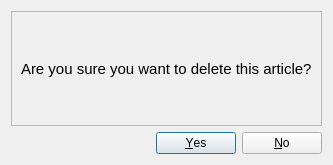
<?xml version="1.0" encoding="UTF-8"?>
<ui version="4.0">
 <class>confirm_deletion</class>
 <widget class="QDialog" name="confirm_deletion">
  <property name="geometry">
   <rect>
    <x>0</x>
    <y>0</y>
    <width>328</width>
    <height>165</height>
   </rect>
  </property>
  <property name="windowTitle">
   <string>Dialog</string>
  </property>
  <layout class="QVBoxLayout" name="verticalLayout_2">
   <item>
    <widget class="QFrame" name="confirm_text">
     <property name="toolTip">
      <string>&lt;html&gt;&lt;head/&gt;&lt;body&gt;&lt;p&gt;&lt;span style=&quot; font-size:16pt; font-weight:700;&quot;&gt;Are you sure you want to delete this article?&lt;/span&gt;&lt;/p&gt;&lt;/body&gt;&lt;/html&gt;</string>
     </property>
     <property name="frameShape">
      <enum>QFrame::StyledPanel</enum>
     </property>
     <property name="frameShadow">
      <enum>QFrame::Raised</enum>
     </property>
     <layout class="QVBoxLayout" name="verticalLayout">
      <item>
       <widget class="QLabel" name="label">
        <property name="font">
         <font>
          <pointsize>11</pointsize>
         </font>
        </property>
        <property name="layoutDirection">
         <enum>Qt::LeftToRight</enum>
        </property>
        <property name="text">
         <string>Are you sure you want to delete this article?</string>
        </property>
       </widget>
      </item>
     </layout>
    </widget>
   </item>
   <item>
    <widget class="QDialogButtonBox" name="delete_confirmation">
     <property name="orientation">
      <enum>Qt::Horizontal</enum>
     </property>
     <property name="standardButtons">
      <set>QDialogButtonBox::No|QDialogButtonBox::Yes</set>
     </property>
    </widget>
   </item>
  </layout>
 </widget>
 <resources/>
 <connections>
  <connection>
   <sender>delete_confirmation</sender>
   <signal>accepted()</signal>
   <receiver>confirm_deletion</receiver>
   <slot>accept()</slot>
   <hints>
    <hint type="sourcelabel">
     <x>248</x>
     <y>254</y>
    </hint>
    <hint type="destinationlabel">
     <x>157</x>
     <y>274</y>
    </hint>
   </hints>
  </connection>
  <connection>
   <sender>delete_confirmation</sender>
   <signal>rejected()</signal>
   <receiver>confirm_deletion</receiver>
   <slot>reject()</slot>
   <hints>
    <hint type="sourcelabel">
     <x>316</x>
     <y>260</y>
    </hint>
    <hint type="destinationlabel">
     <x>286</x>
     <y>274</y>
    </hint>
   </hints>
  </connection>
 </connections>
</ui>
